Frame 1 (no input): blank canvas, image omitted
Frame 60 (no input): blank canvas, image omitted
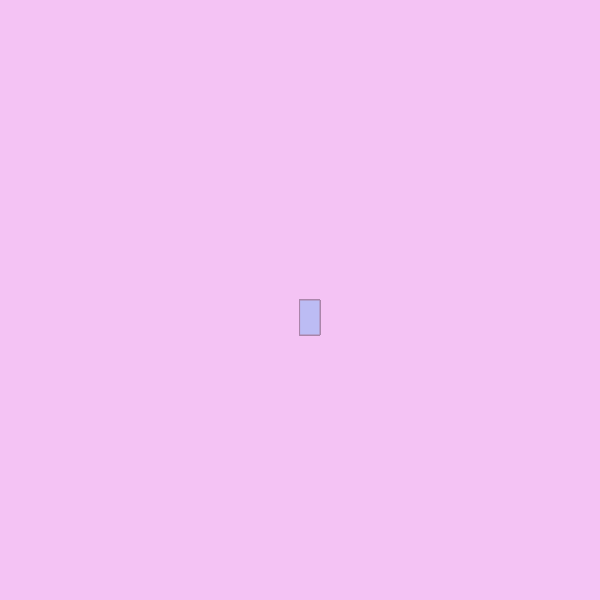
Frame 120 (the mouse pressed at the canvas centre since frame 60)

The p5.js sketch whose frames 1 and 60 were blank and that drew this single picture after the mouse press (run headless with seeded random() and noise() and a simulated clock; from frame 60 on, the mouse is pressed at the canvas centre):

// p5.js sketch
// ── sketch.js
function setup() {
    createCanvas(600, 600);
    background("rgb(244,195,244)")
  }
  
  function draw() {
    stroke("rgb(170,133,170)");
    fill("rgb(188,188,244)");
    
    
    if (mouseIsPressed) {
      rect(mouseX, mouseY, 20, 35);
    }
  }
  
